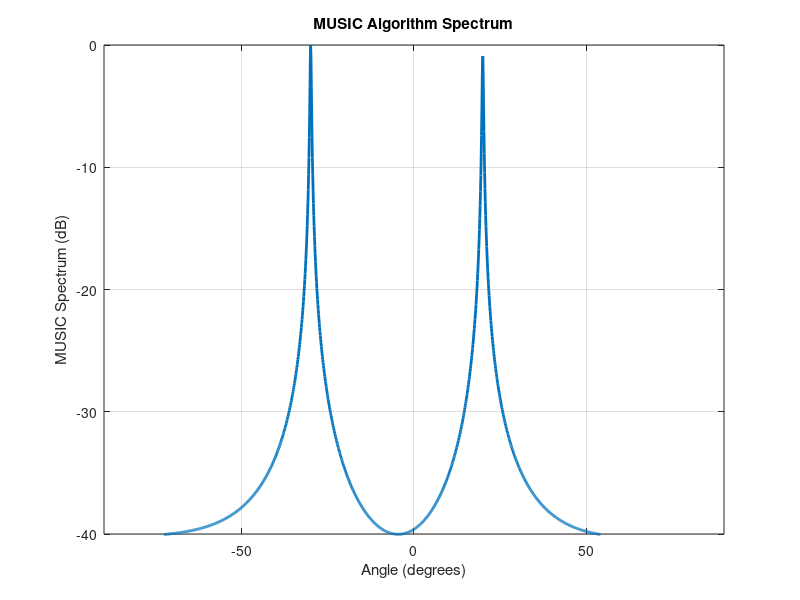

Source code (MATLAB):
clc; clear; close all;

%% Parameters
fc = 300e6;               % Carrier frequency (Hz)
c = 3e8;                  % Speed of light (m/s)
lambda = c / fc;          % Wavelength (m)
d = 0.5 * lambda;        % Inter-element spacing (m)
M = 4;                    % Number of elements in linear array
angles = [-30, 20];       % DOA angles in degrees
SNR = 20;                 % Signal-to-Noise Ratio (dB)
Nsources = length(angles);
Nsnapshots = 200;         % Number of snapshots

%% Generate Steering Matrix
array_positions = (0:M-1)' * d; % Linear array positions
A = zeros(M, Nsources) + 1j * zeros(M, Nsources); % Ensure complex allocation
for k = 1:Nsources
    theta = angles(k) * pi / 180;
    A(:, k) = exp(-1j * (2 * pi / lambda) * array_positions * sin(theta));
end

%% Debugging Output
%disp('Size of A:'), disp(size(A));
%disp('Size of array_positions:'), disp(size(array_positions));
%disp('Size of lambda:'), disp(size(lambda));
%disp('Size of theta:'), disp(size(theta));

%% Generate Signals
signals = randn(Nsources, Nsnapshots) + 1j * randn(Nsources, Nsnapshots);
received_signal = A * signals;
%disp('signals:'), disp(signals); % 2*200
%disp('received_signal:'), disp(received_signal);  % 4*200
%% Add Noise
noise = (randn(M, Nsnapshots) + 1j * randn(M, Nsnapshots)) * 10^(-SNR/20);
X = received_signal + noise;

%% Apply Phase Measurement Error
phase_error = (1 * pi / 180) * (randn(M, 1)); % 1-degree error per channel
X = X .* exp(1j * phase_error);

%% Covariance Matrix and Eigen Decomposition
Rxx = (X * X') / Nsnapshots;
[E, D] = eig(Rxx);
[eigenvalues, idx] = sort(diag(D), 'descend');
E = E(:, idx);
En = E(:, Nsources+1:end); % Noise subspace

%% MUSIC Spectrum Computation
theta_scan = -90:0.1:90;
Pmusic = zeros(size(theta_scan));
for i = 1:length(theta_scan)
    sv = exp(-1j * (2 * pi / lambda) * array_positions * sin(theta_scan(i) * pi / 180));
    Pmusic(i) = 1 / (sv' * (En * En') * sv);
end
Pmusic = abs(Pmusic);
Pmusic = 10 * log10(Pmusic / max(Pmusic));

%% Plot MUSIC Spectrum
figure;
plot(theta_scan, Pmusic, 'LineWidth', 2);
xlabel('Angle (degrees)');
ylabel('MUSIC Spectrum (dB)');
title('MUSIC Algorithm Spectrum');
grid on;
axis([-90 90 -40 0]);
